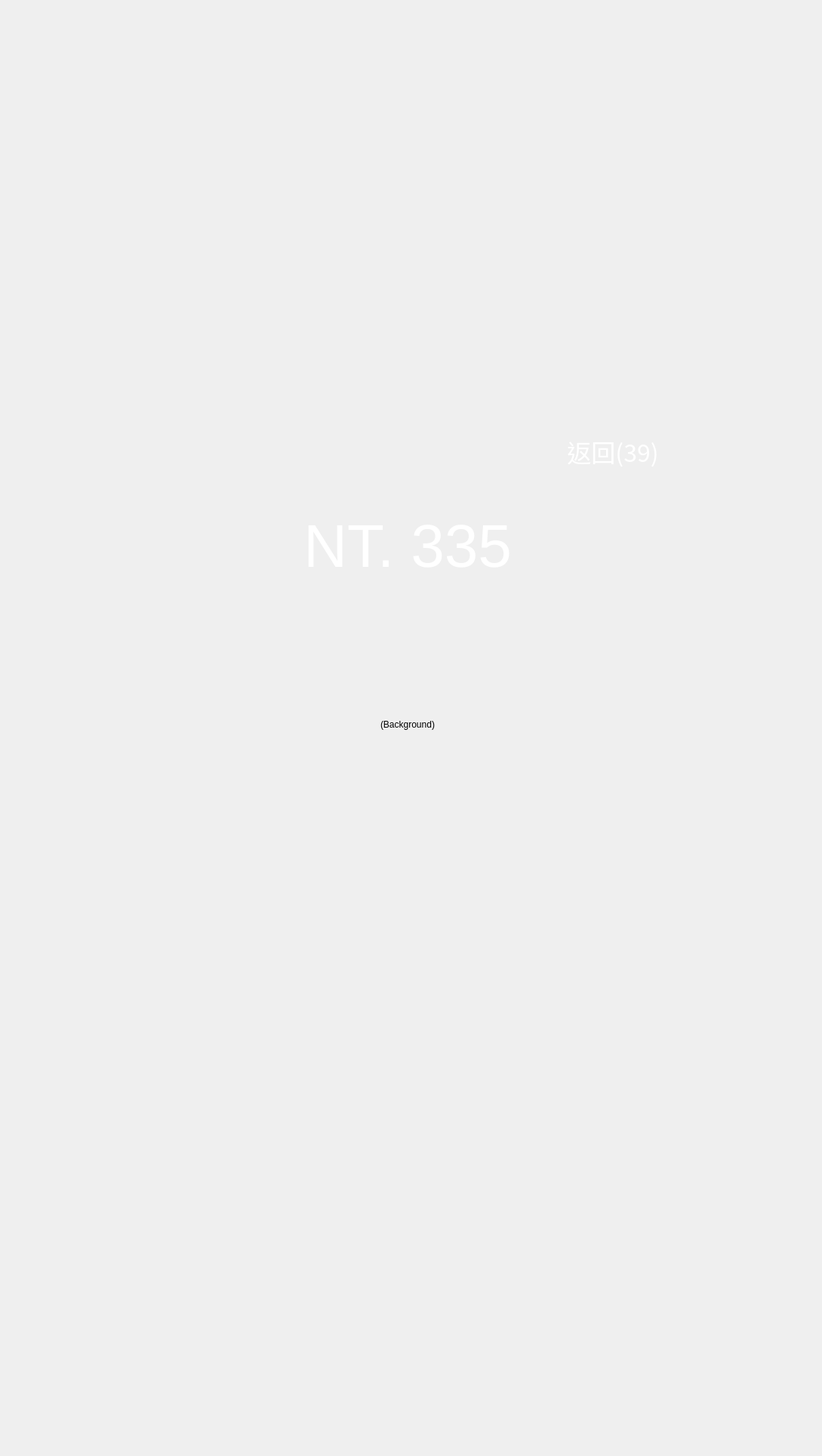
    <widget class="QWidget" name="page_payment_hint">
     <widget class="QLabel" name="lbl_payment_hint_bg">
      <property name="geometry">
       <rect>
        <x>0</x>
        <y>0</y>
        <width>1080</width>
        <height>1920</height>
       </rect>
      </property>
      <property name="text">
       <string>(Background)</string>
      </property>
      <property name="alignment">
       <set>Qt::AlignCenter</set>
      </property>
     </widget>
     <widget class="QPushButton" name="pbtn_payment_hint_back">
      <property name="geometry">
       <rect>
        <x>735</x>
        <y>572</y>
        <width>154</width>
        <height>52</height>
       </rect>
      </property>
      <property name="font">
       <font>
        <family>Noto Sans CJK TC</family>
        <pointsize>24</pointsize>
       </font>
      </property>
      <property name="styleSheet">
       <string notr="true">color: rgb(255, 255, 255);
background-color: rgba(255, 255, 255, 0);
border: none;</string>
      </property>
      <property name="text">
       <string>返回(39)</string>
      </property>
     </widget>
     <widget class="QLabel" name="lbl_payment_total">
      <property name="geometry">
       <rect>
        <x>350</x>
        <y>673</y>
        <width>380</width>
        <height>100</height>
       </rect>
      </property>
      <property name="font">
       <font>
        <family>Arial</family>
        <pointsize>60</pointsize>
        <weight>50</weight>
        <bold>false</bold>
       </font>
      </property>
      <property name="styleSheet">
       <string notr="true">color: rgb(255, 255, 255);</string>
      </property>
      <property name="text">
       <string>NT. 335</string>
      </property>
      <property name="alignment">
       <set>Qt::AlignCenter</set>
      </property>
     </widget>
    </widget>
